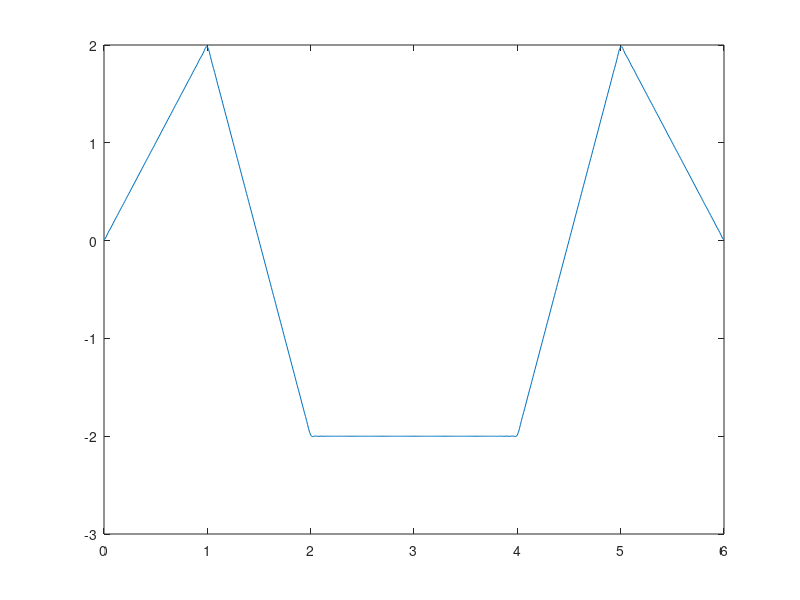

MATLAB code for this plot:
t= 0:0.01:6
y=0;
s=[1 1 2 1 1];
l=[s(1) s(1)+s(2) s(1)+s(2)+s(3) s(1)+s(2)+s(3)+s(4) s(1)+s(2)+s(3)+s(4)+s(5)];
taw = l(5);
w=2*pi/taw;

H = [2 2];
L = -2;


for n=1:100
    nw=n*w;
    Bn=0;
    Bn= Bn + (   -cos(nw*s(1))*s(1)/nw +sin(nw*s(1))/nw^2    )*H(1)/s(1);

    Bn= Bn + (-(l(2)*cos(nw*l(2)))/nw  +  s(1)*cos(nw*s(1))/nw  +  sin(nw*l(2))/nw^2-sin(nw*s(1))/nw^2)*(L-H(1))/s(2);
    Bn= Bn - (H(1)-s(1)*(L-H(1))/s(2))*(cos(nw*l(2))-cos(nw*s(1)))/nw;

    Bn= Bn + (-cos(nw*l(3))/nw + cos(nw*l(2))/nw)*L;

    Bn= Bn + (-l(4)*cos(nw*l(4))/nw+l(3)*cos(nw*l(3))/nw+sin(nw*l(4))/nw^2-sin(nw*l(3))/nw^2)*(H(2)-L)/s(4);
    Bn= Bn + ((H(2)-L)*(-l(3))/s(4)+L)*(cos(nw*l(3))-cos(nw*l(4)))/nw;

    Bn= Bn + (l(5)*cos(nw*l(5))/nw-l(4)*cos(nw*l(4))/nw-sin(nw*l(5))/nw^2+sin(nw*l(4))/nw^2)*H(2)/s(5);
    Bn= Bn + (H(2)*l(5)/s(5))*(-cos(nw*l(5))+cos(nw*l(4)))/nw;

    Bn=Bn*2/taw;

    y = y + Bn*sin(nw*t);

    An=0;

    An= An + ( sin(nw*s(1))*s(1)/nw +(cos(nw*s(1))-1)/nw^2 )*H(1)/s(1);

    An= An + ((l(2)*sin(nw*l(2)))/nw  -  s(1)*sin(nw*s(1))/nw  +  cos(nw*l(2))/nw^2-cos(nw*s(1))/nw^2)*(L-H(1))/s(2);
    An= An + (H(1)-s(1)*(L-H(1))/s(2))*(sin(nw*l(2))-sin(nw*s(1)))/nw;

    An= An + (sin(nw*l(3)) - sin(nw*l(2)))*L/nw;

    An= An + (l(4)*sin(nw*l(4))/nw-l(3)*sin(nw*l(3))/nw   +  cos(nw*l(4))/nw^2-cos(nw*l(3))/nw^2)*(H(2)-L)/s(4);
    An= An + ((H(2)-L)*(-l(3))/s(4)+L)*(sin(nw*l(4))-sin(nw*l(3)))/nw;

    An= An + (l(5)*sin(nw*l(5))/nw-l(4)*sin(nw*l(4))/nw  +  cos(nw*l(5))/nw^2-cos(nw*l(4))/nw^2)*(-H(2))/s(5);
    An= An + (H(2)*l(5)/s(5))*(sin(nw*l(5))-sin(nw*l(4)))/nw;

    An=An*2/taw;

    y = y + An*cos(nw*t);
end

y= y + (s(1)*H(1)+(L+H(1))*s(2)+2*s(3)*L+(L+H(2))*s(4)+s(5)*H(2))/(2*taw);

plot(t,y);